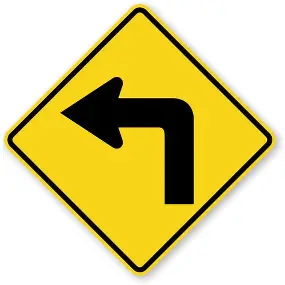
#> input picture signals/Left_Turn/Left_Turn1.webp, 285 x 285 px; its folder holds only this picture in this run
$ python traffic_sign.py
#> lines starting #> are read from the running program, lines starting #| are printed output that depends on the picture
import cv2
import os
import numpy as np
import tkinter as tk
from tkinter import filedialog, Label, Button
from PIL import Image, ImageTk

# Path where your reference images are stored
REFERENCE_PATH = "signals/"

# ORB detector for feature matching
orb = cv2.ORB_create()

# Load reference images and compute descriptors
reference_signs = {}

for folder in os.listdir(REFERENCE_PATH):
    folder_path = os.path.join(REFERENCE_PATH, folder)
    if os.path.isdir(folder_path):
        descriptors = []
        for file in os.listdir(folder_path):
            img_path = os.path.join(folder_path, file)
            img = cv2.imread(img_path, 0)  # grayscale
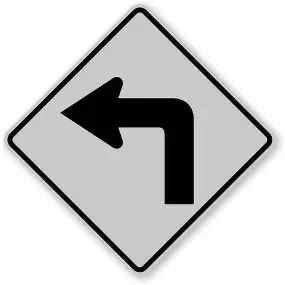
#> img: shape (285, 285); min 0, max 255, mean 202.2
            if img is None:
                continue
            kp, des = orb.detectAndCompute(img, None)
#> kp = 229 keypoints; strongest (x, y, size): (62, 112, 31), (62, 113, 37.2), (119, 97, 31), (63, 112, 44.6)
            if des is not None:
                descriptors.append(des)
        if descriptors:
            reference_signs[folder] = descriptors
#> pass 2 of the loop `for folder in os.listdir(REFERENCE_PATH):`:
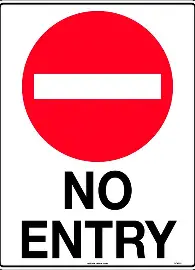
#> input picture signals/No_Entry/No_Entry1.webp, 195 x 270 px
#> `img = cv2.imread(img_path, 0)`:
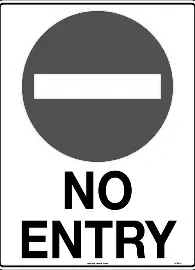
#> img: shape (270, 195); min 0, max 255, mean 178.8
#> kp = 265 keypoints; strongest (x, y, size): (85, 225, 44.6), (70, 207, 31), (161, 232, 31), (124, 228, 31)

# Function to recognize traffic sign
def recognize_sign(img_path):
    img = cv2.imread(img_path, 0)
    if img is None:
        return "Invalid Image"
    kp, des = orb.detectAndCompute(img, None)
    if des is None:
        return "No features found"

    bf = cv2.BFMatcher(cv2.NORM_HAMMING, crossCheck=True)

    best_match = None
    max_matches = 0

    for sign_name, ref_desc_list in reference_signs.items():
        for ref_des in ref_desc_list:
            matches = bf.match(des, ref_des)
            if len(matches) > max_matches:
                max_matches = len(matches)
                best_match = sign_name

    return best_match if best_match else "Unknown"

# ---------- Tkinter UI ----------
root = tk.Tk()
root.title("Traffic Sign Recognition")
root.geometry("600x500")
root.configure(bg="#f2f2f2")

label = Label(root, text="Upload a traffic sign image", font=("Arial", 16), bg="#f2f2f2")
label.pack(pady=20)

img_label = Label(root, bg="#f2f2f2")
img_label.pack(pady=20)

result_label = Label(root, text="", font=("Arial", 18, "bold"), fg="blue", bg="#f2f2f2")
result_label.pack(pady=20)

def upload_image():
    file_path = filedialog.askopenfilename(filetypes=[("Image Files", "*.jpg *.png *.jpeg")])
    if file_path:
        # Show uploaded image
        img = Image.open(file_path)
        img = img.resize((250, 250))
        img_tk = ImageTk.PhotoImage(img)
        img_label.configure(image=img_tk)
        img_label.image = img_tk

        # Recognize sign
        result = recognize_sign(file_path)
        result_label.config(text=f"Recognized: {result}")

upload_btn = Button(root, text="Upload Image", command=upload_image, font=("Arial", 14), bg="#4CAF50", fg="white")
upload_btn.pack(pady=10)

root.mainloop()
